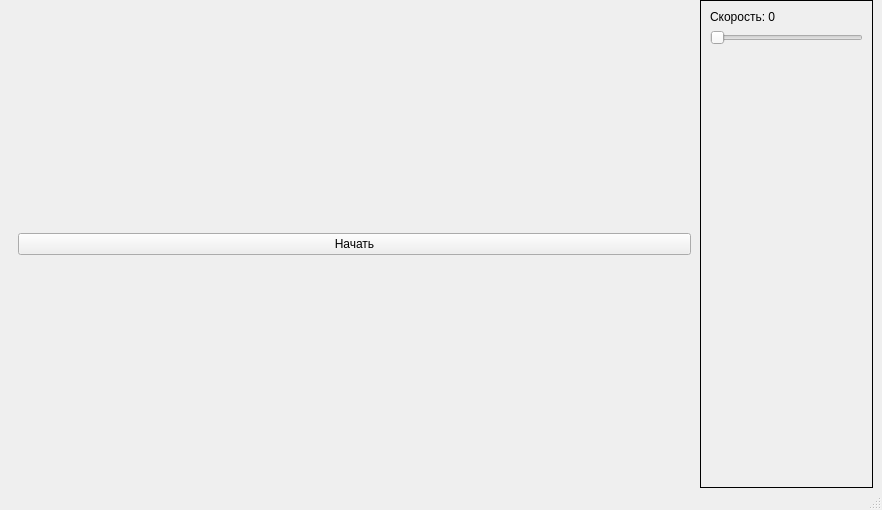
<?xml version="1.0" encoding="UTF-8"?>
<ui version="4.0">
 <class>MainWindow</class>
 <widget class="QMainWindow" name="MainWindow">
  <property name="geometry">
   <rect>
    <x>0</x>
    <y>0</y>
    <width>882</width>
    <height>510</height>
   </rect>
  </property>
  <property name="mouseTracking">
   <bool>true</bool>
  </property>
  <property name="windowTitle">
   <string>MainWindow</string>
  </property>
  <widget class="QWidget" name="centralwidget">
   <property name="mouseTracking">
    <bool>true</bool>
   </property>
   <property name="layoutDirection">
    <enum>Qt::LayoutDirection::LeftToRight</enum>
   </property>
   <layout class="QHBoxLayout" name="horizontalLayout" stretch="4,1">
    <property name="spacing">
     <number>0</number>
    </property>
    <property name="topMargin">
     <number>0</number>
    </property>
    <property name="bottomMargin">
     <number>0</number>
    </property>
    <item>
     <widget class="QWidget" name="paint_widget" native="true">
      <property name="sizePolicy">
       <sizepolicy hsizetype="Preferred" vsizetype="Preferred">
        <horstretch>0</horstretch>
        <verstretch>0</verstretch>
       </sizepolicy>
      </property>
      <property name="mouseTracking">
       <bool>true</bool>
      </property>
      <layout class="QGridLayout" name="gridLayout">
       <item row="0" column="0">
        <widget class="QPushButton" name="start_game_btn">
         <property name="text">
          <string>Начать</string>
         </property>
        </widget>
       </item>
      </layout>
     </widget>
    </item>
    <item>
     <widget class="QFrame" name="tab">
      <property name="sizePolicy">
       <sizepolicy hsizetype="Preferred" vsizetype="Expanding">
        <horstretch>0</horstretch>
        <verstretch>0</verstretch>
       </sizepolicy>
      </property>
      <property name="frameShape">
       <enum>QFrame::Shape::Box</enum>
      </property>
      <property name="frameShadow">
       <enum>QFrame::Shadow::Plain</enum>
      </property>
      <layout class="QFormLayout" name="formLayout">
       <item row="1" column="0" colspan="2">
        <widget class="QSlider" name="speed_slider">
         <property name="orientation">
          <enum>Qt::Orientation::Horizontal</enum>
         </property>
        </widget>
       </item>
       <item row="0" column="0" colspan="2">
        <widget class="QLabel" name="speed_slider_label">
         <property name="text">
          <string>Скорость: 0</string>
         </property>
        </widget>
       </item>
      </layout>
     </widget>
    </item>
   </layout>
  </widget>
  <widget class="QMenuBar" name="menubar">
   <property name="geometry">
    <rect>
     <x>0</x>
     <y>0</y>
     <width>882</width>
     <height>22</height>
    </rect>
   </property>
  </widget>
  <widget class="QStatusBar" name="statusbar"/>
 </widget>
 <resources/>
 <connections/>
</ui>
